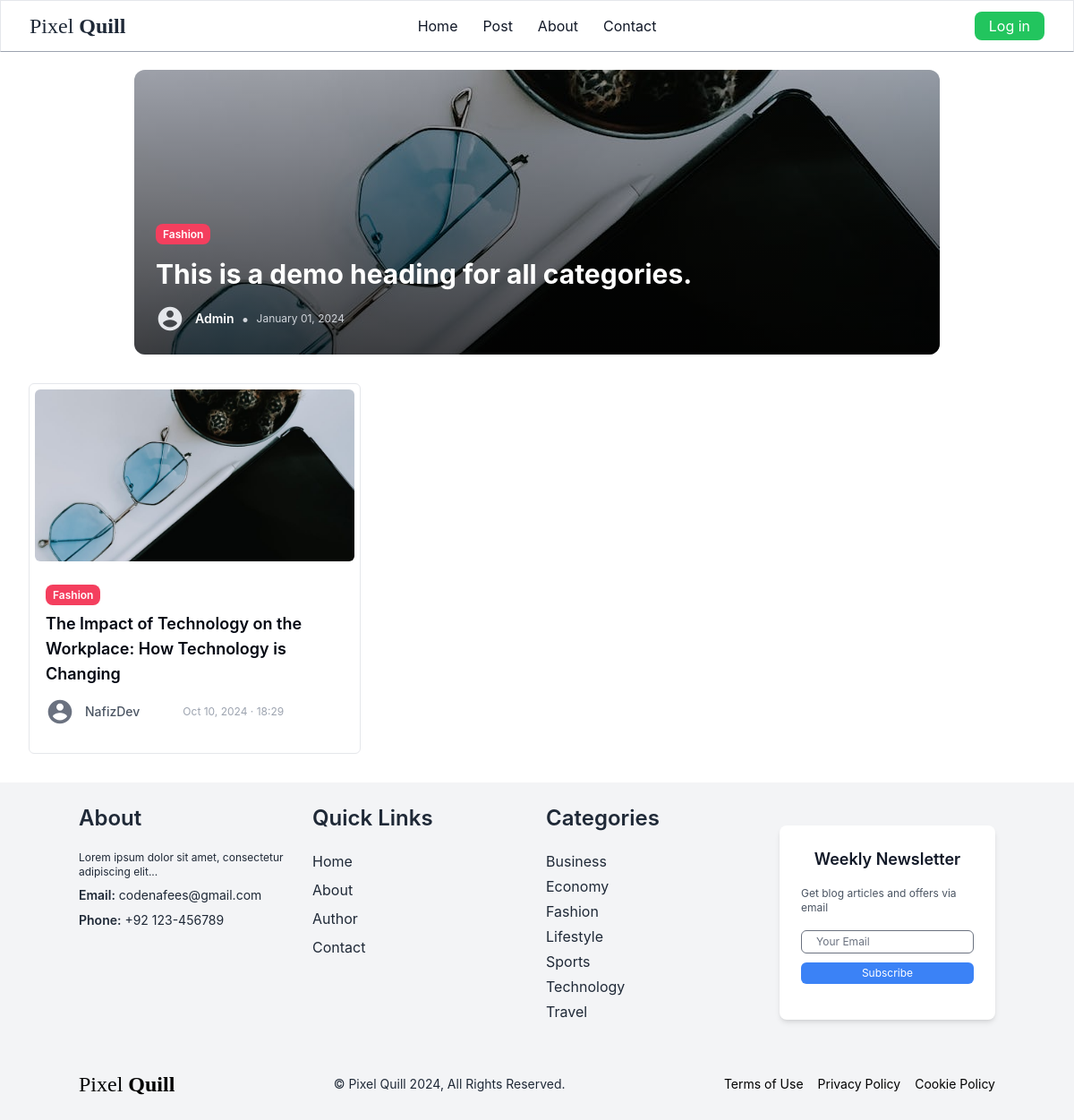
Page /category/7/ on the earlier database version.
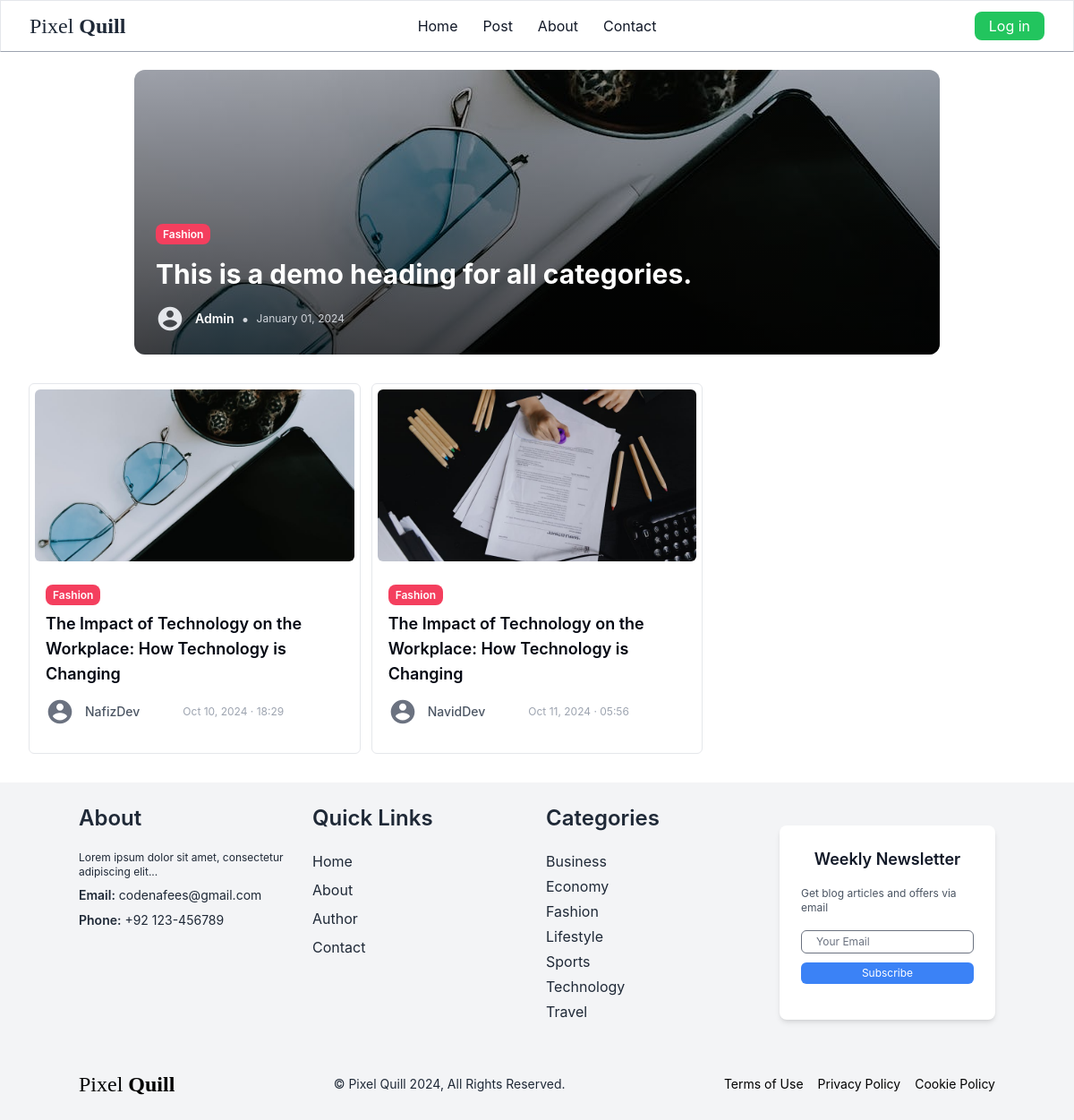
Same page on the later database version.
### core/models.py (models this page shows, shortened)
class Blog(models.Model):
     created_by = models.ForeignKey(User, on_delete=models.CASCADE, related_name='author_blogs')
     heading = models.CharField(max_length=255, blank=False, null=True)
     category = models.ForeignKey(Category, on_delete=models.CASCADE, related_name="category_blogs")
     description = models.TextField(max_length=3000, null=True)
     image = models.ImageField(upload_to= 'blog/', null=True)
     added_date = models.DateTimeField(auto_now_add=True, null=True)

class Category(models.Model):
     name = models.CharField(max_length=255,  unique=True)
     class Meta:
          verbose_name_plural = 'Categories'
          ordering  = ('name',)
     def __str__(self):
          return self.name

### core/views.py (the view)
# urls.py: path('category/<int:pk>/', views.category, name='category'),
def category(request, pk):
     categories = Category.objects.all()
     category = Category.objects.get(id=pk)
     related_blogs = category.category_blogs.all()
     btn_col = btn_cols[str(category)]
     image = category_imgs[str(category)]
     image_url = static(f"{image}")  # Path to the image
     return render(request, 'core/category.html',
     {
          'related_blogs': related_blogs,
          'categories': categories, # pass to layout.html
          'btn_col':btn_col,
          'category': category,
          'image_url': image_url,
          'profile': Profile,
     })

### core/templatetags/custom_filters.py (called while the page is built)
@register.filter(name="get_formated_date")
def get_formated_date(added_date):
    return added_date.strftime("%b %d, %Y · %H:%M")

### core/templates/core/category.html (shortened to what the changed rows need)
{% extends "core/layout.html" %}
{% load static %}
{% load custom_filters %}
{% block content %}
<div class="mx-8 my-5">
     <div class=" w-full h-full flex justify-center items-center">
          <div class="relative rounded-xl overflow-hidden">
               <div class="absolute inset-0 p-6 flex flex-col justify-end">
                    <div class="mb-4">
                         <a href="{% url 'category' category.id %}" class="rounded-lg text-xs font-semibold {{btn_col}} text-white py-1 px-2"> {{category}} </a>
                    </div>
                    <h1 class="text-white text-base md:text-3xl font-bold mb-4 max-w-2xl">
                         This is a demo heading for all categories.
                    </h1>
               </div>
        </div>
    </div>
     <div class="grid grid-cols-3 gap-3 my-8">
          {% for blog in related_blogs %}
               <div class="border p-1.5 rounded-md">
                    <a href="{% url 'details' blog.id %}" >
                         <img src="{{blog.image.url}}" alt="{{blog.name}}" class="rounded-md w-full h-48 object-cover object-center">
                         <div class="mx-3 my-6">
                              <a href="{% url 'category' blog.category.id %}" class="rounded-lg text-xs font-semibold {{btn_col}} text-white py-1 px-2"> {{blog.category}} </a>
                              <div class="bg-white rounded-b-md ">
                                   <div class="flex justify-between blogs-center">
                                        <h3 class="mt-2 text-gray-950 text-lg font-semibold">{{ blog.heading }}</h3>
                                   </div>
                                   <div class="flex items-center space-x-3 my-3">
                                        <div class="w-8 h-8 rounded-full items-center justify-center">
                                             <a href="{% url 'author' blog.created_by.id %}" class="m-0" >
                                                  <svg class="text-gray-500 " fill="currentColor" viewBox="0 0 24 24">
                                                       <path d="M12 2C6.48 2 2 6.48 2 12s4.48 10 10 10 10-4.48 10-10S17.52 2 12 2zm0 3c1.66 0 3 1.34 3 3s-1.34 3-3 3-3-1.34-3-3 1.34-3 3-3zm0 14.2c-2.5 0-4.71-1.28-6-3.22.03-1.99 4-3.08 6-3.08 1.99 0 5.97 1.09 6 3.08-1.29 1.94-3.5 3.22-6 3.22z"/>
                                                  </svg>
                                             </a>
                                        </div>
                                        <div class="flex items-center space-x-2 gap-10">
                                             <span class="text-sm text-gray-600 font-medium">{{ blog.created_by }}</span>
                                             <span class="text-gray-400 text-xs">{{ blog.added_date | get_formated_date }}</span>
                                        </div>
                                   </div>
                              </div>
                         </div>
                    </a>
               </div>
          {% endfor %}
     </div>
</div>
{% endblock %}

### core/templates/core/layout.html (shortened to what the changed rows need)
{% load static %}
{% load static tailwind_tags %}
<!DOCTYPE html>
<html lang="en">
  <head>
    {% tailwind_css %}
  </head>
  <body class="font-inter">
    {% block content %}   {% endblock %}
    <footer class="bg-gray-100 text-black py-6">
      <div class="container mx-auto">
        <div class="grid grid-cols-1 md:grid-cols-4 gap-5">
          <div class="col-span-1 text-gray-800">
            <ul>
                {% for category in categories %}
                  <li class="mb-1"><a href="{% url 'category' category.id %}" class="font-base mb-3 border-transparent hover:border-b hover:border-gray-800 transition duration-300">{{ category.name }}</a></li>
                {% endfor %}
            </ul>
          </div>
          <div class="col-span-1">
            <div class="container mx-auto py-6">
              <div class="max-w-md mx-auto bg-white rounded-lg shadow-md p-6 items-center">
                <h2 class="text-lg font-semibold mb-4 text-gray-900 text-center">Weekly Newsletter</h2>
              </div>
            </div>
          </div>
        </div>
      </div>
    </footer>
  </body>
</html>

Differences in the rows shown:
added Blog: image (picture), category "Fashion", heading "The Impact of Technology on the Workplace: How Technology is Changing", created_by "NavidDev", added_date|get_formated_date "Oct 11, 2024 · 05:56"
